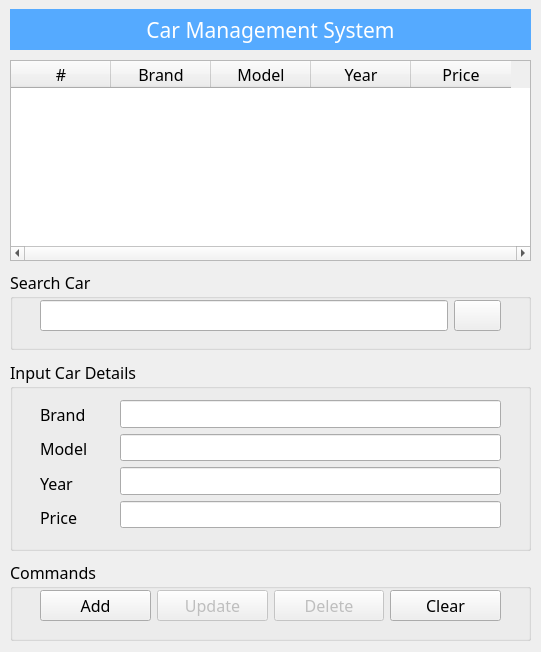
<?xml version="1.0" encoding="UTF-8"?>
<ui version="4.0">
 <class>MainWindow</class>
 <widget class="QMainWindow" name="MainWindow">
  <property name="geometry">
   <rect>
    <x>0</x>
    <y>0</y>
    <width>541</width>
    <height>652</height>
   </rect>
  </property>
  <property name="font">
   <font>
    <family>Nunito</family>
    <pointsize>12</pointsize>
   </font>
  </property>
  <property name="windowTitle">
   <string>CMS</string>
  </property>
  <property name="windowIcon">
   <iconset>
    <normaloff>icons/car.png</normaloff>icons/car.png</iconset>
  </property>
  <widget class="QWidget" name="centralwidget">
   <widget class="QLabel" name="label">
    <property name="geometry">
     <rect>
      <x>10</x>
      <y>9</y>
      <width>521</width>
      <height>41</height>
     </rect>
    </property>
    <property name="font">
     <font>
      <family>Nunito</family>
      <pointsize>16</pointsize>
     </font>
    </property>
    <property name="autoFillBackground">
     <bool>false</bool>
    </property>
    <property name="styleSheet">
     <string notr="true">background-color: rgb(85, 170, 255);
color: rgb(255, 255, 255);</string>
    </property>
    <property name="text">
     <string>Car Management System</string>
    </property>
    <property name="alignment">
     <set>Qt::AlignCenter</set>
    </property>
   </widget>
   <widget class="QTableWidget" name="tb_car">
    <property name="geometry">
     <rect>
      <x>10</x>
      <y>60</y>
      <width>521</width>
      <height>201</height>
     </rect>
    </property>
    <property name="horizontalScrollBarPolicy">
     <enum>Qt::ScrollBarAlwaysOn</enum>
    </property>
    <property name="autoScroll">
     <bool>true</bool>
    </property>
    <property name="columnCount">
     <number>5</number>
    </property>
    <attribute name="verticalHeaderVisible">
     <bool>false</bool>
    </attribute>
    <column>
     <property name="text">
      <string>#</string>
     </property>
    </column>
    <column>
     <property name="text">
      <string>Brand</string>
     </property>
    </column>
    <column>
     <property name="text">
      <string>Model</string>
     </property>
    </column>
    <column>
     <property name="text">
      <string>Year</string>
     </property>
    </column>
    <column>
     <property name="text">
      <string>Price</string>
     </property>
    </column>
   </widget>
   <widget class="QGroupBox" name="groupBox">
    <property name="geometry">
     <rect>
      <x>10</x>
      <y>270</y>
      <width>521</width>
      <height>80</height>
     </rect>
    </property>
    <property name="title">
     <string>Search Car</string>
    </property>
    <widget class="QWidget" name="">
     <property name="geometry">
      <rect>
       <x>30</x>
       <y>30</y>
       <width>461</width>
       <height>32</height>
      </rect>
     </property>
     <layout class="QHBoxLayout" name="horizontalLayout">
      <item>
       <widget class="QLineEdit" name="txt_search"/>
      </item>
      <item>
       <widget class="QPushButton" name="btn_search">
        <property name="text">
         <string/>
        </property>
        <property name="icon">
         <iconset>
          <normaloff>../../../term-2566/section01/week15/icons/glass.png</normaloff>../../../term-2566/section01/week15/icons/glass.png</iconset>
        </property>
       </widget>
      </item>
     </layout>
    </widget>
   </widget>
   <widget class="QGroupBox" name="groupBox_2">
    <property name="geometry">
     <rect>
      <x>10</x>
      <y>360</y>
      <width>521</width>
      <height>191</height>
     </rect>
    </property>
    <property name="title">
     <string>Input Car Details</string>
    </property>
    <widget class="QWidget" name="">
     <property name="geometry">
      <rect>
       <x>110</x>
       <y>40</y>
       <width>381</width>
       <height>128</height>
      </rect>
     </property>
     <layout class="QVBoxLayout" name="verticalLayout">
      <item>
       <widget class="QLineEdit" name="txt_brand"/>
      </item>
      <item>
       <widget class="QLineEdit" name="txt_model"/>
      </item>
      <item>
       <widget class="QLineEdit" name="txt_year"/>
      </item>
      <item>
       <widget class="QLineEdit" name="txt_price"/>
      </item>
     </layout>
    </widget>
    <widget class="QWidget" name="">
     <property name="geometry">
      <rect>
       <x>30</x>
       <y>40</y>
       <width>71</width>
       <height>131</height>
      </rect>
     </property>
     <layout class="QVBoxLayout" name="verticalLayout_2">
      <item>
       <widget class="QLabel" name="label_2">
        <property name="text">
         <string>Brand</string>
        </property>
       </widget>
      </item>
      <item>
       <widget class="QLabel" name="label_3">
        <property name="text">
         <string>Model</string>
        </property>
       </widget>
      </item>
      <item>
       <widget class="QLabel" name="label_4">
        <property name="text">
         <string>Year</string>
        </property>
       </widget>
      </item>
      <item>
       <widget class="QLabel" name="label_5">
        <property name="text">
         <string>Price</string>
        </property>
       </widget>
      </item>
     </layout>
    </widget>
   </widget>
   <widget class="QGroupBox" name="groupBox_3">
    <property name="geometry">
     <rect>
      <x>10</x>
      <y>560</y>
      <width>521</width>
      <height>81</height>
     </rect>
    </property>
    <property name="title">
     <string>Commands</string>
    </property>
    <widget class="QWidget" name="">
     <property name="geometry">
      <rect>
       <x>30</x>
       <y>30</y>
       <width>461</width>
       <height>32</height>
      </rect>
     </property>
     <layout class="QHBoxLayout" name="horizontalLayout_2">
      <item>
       <widget class="QPushButton" name="btn_add">
        <property name="text">
         <string>Add</string>
        </property>
        <property name="icon">
         <iconset>
          <normaloff>../../../term-2566/section01/week15/icons/plus.png</normaloff>../../../term-2566/section01/week15/icons/plus.png</iconset>
        </property>
       </widget>
      </item>
      <item>
       <widget class="QPushButton" name="btn_update">
        <property name="enabled">
         <bool>false</bool>
        </property>
        <property name="text">
         <string>Update</string>
        </property>
        <property name="icon">
         <iconset>
          <normaloff>../../../term-2566/section01/week15/icons/update.png</normaloff>../../../term-2566/section01/week15/icons/update.png</iconset>
        </property>
       </widget>
      </item>
      <item>
       <widget class="QPushButton" name="btn_delete">
        <property name="enabled">
         <bool>false</bool>
        </property>
        <property name="text">
         <string>Delete</string>
        </property>
        <property name="icon">
         <iconset>
          <normaloff>../../../term-2566/section01/week15/icons/eraser.png</normaloff>../../../term-2566/section01/week15/icons/eraser.png</iconset>
        </property>
       </widget>
      </item>
      <item>
       <widget class="QPushButton" name="btn_clear">
        <property name="text">
         <string>Clear</string>
        </property>
        <property name="icon">
         <iconset>
          <normaloff>../../../term-2566/section01/week15/icons/cleaning.png</normaloff>../../../term-2566/section01/week15/icons/cleaning.png</iconset>
        </property>
       </widget>
      </item>
     </layout>
    </widget>
   </widget>
  </widget>
 </widget>
 <resources/>
 <connections/>
</ui>
